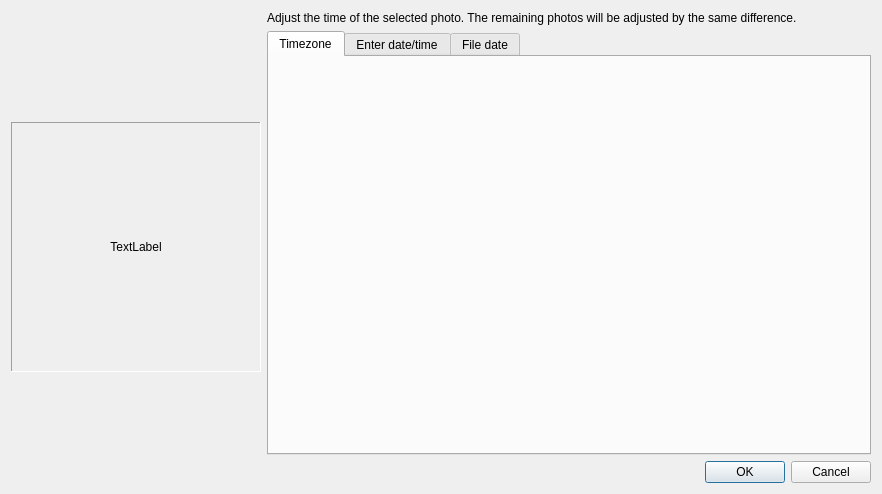
<?xml version="1.0" encoding="UTF-8"?>
<ui version="4.0">
 <class>TimeAdjustDialog</class>
 <widget class="QDialog" name="TimeAdjustDialog">
  <property name="geometry">
   <rect>
    <x>0</x>
    <y>0</y>
    <width>882</width>
    <height>494</height>
   </rect>
  </property>
  <property name="windowTitle">
   <string>Dialog</string>
  </property>
  <layout class="QHBoxLayout" name="horizontalLayout" stretch="1,0">
   <item>
    <widget class="QFrame" name="frmPhoto">
     <property name="sizePolicy">
      <sizepolicy hsizetype="Fixed" vsizetype="Fixed">
       <horstretch>0</horstretch>
       <verstretch>0</verstretch>
      </sizepolicy>
     </property>
     <property name="minimumSize">
      <size>
       <width>250</width>
       <height>250</height>
      </size>
     </property>
     <property name="frameShape">
      <enum>QFrame::Panel</enum>
     </property>
     <property name="frameShadow">
      <enum>QFrame::Sunken</enum>
     </property>
     <layout class="QVBoxLayout" name="verticalLayout_3">
      <item>
       <widget class="QLabel" name="lblPhoto">
        <property name="sizePolicy">
         <sizepolicy hsizetype="Ignored" vsizetype="Ignored">
          <horstretch>0</horstretch>
          <verstretch>0</verstretch>
         </sizepolicy>
        </property>
        <property name="text">
         <string>TextLabel</string>
        </property>
        <property name="scaledContents">
         <bool>false</bool>
        </property>
        <property name="alignment">
         <set>Qt::AlignCenter</set>
        </property>
       </widget>
      </item>
     </layout>
    </widget>
   </item>
   <item>
    <widget class="QFrame" name="frame">
     <property name="frameShape">
      <enum>QFrame::NoFrame</enum>
     </property>
     <property name="frameShadow">
      <enum>QFrame::Raised</enum>
     </property>
     <layout class="QVBoxLayout" name="verticalLayout_2">
      <property name="leftMargin">
       <number>0</number>
      </property>
      <property name="topMargin">
       <number>0</number>
      </property>
      <property name="rightMargin">
       <number>0</number>
      </property>
      <property name="bottomMargin">
       <number>0</number>
      </property>
      <item>
       <widget class="QLabel" name="label_3">
        <property name="text">
         <string>Adjust the time of the selected photo. The remaining photos will be adjusted by the same difference.</string>
        </property>
        <property name="wordWrap">
         <bool>true</bool>
        </property>
       </widget>
      </item>
      <item>
       <widget class="QTabWidget" name="tabWidget">
        <property name="currentIndex">
         <number>0</number>
        </property>
        <widget class="QWidget" name="tabTimeZone">
         <attribute name="title">
          <string>Timezone</string>
         </attribute>
         <layout class="QVBoxLayout" name="verticalLayout_4">
          <item>
           <widget class="Widgets::TimezonePicker" name="tzPicker" native="true"/>
          </item>
         </layout>
        </widget>
        <widget class="QWidget" name="tabExact">
         <attribute name="title">
          <string>Enter date/time</string>
         </attribute>
         <layout class="QVBoxLayout" name="verticalLayout">
          <item>
           <widget class="QGroupBox" name="groupBox_2">
            <property name="title">
             <string>New Time</string>
            </property>
            <layout class="QGridLayout" name="gridLayout">
             <item row="0" column="1">
              <widget class="QDateTimeEdit" name="dateTimeEdit"/>
             </item>
             <item row="1" column="0">
              <widget class="QLabel" name="label_2">
               <property name="text">
                <string>New Time:</string>
               </property>
              </widget>
             </item>
             <item row="0" column="0">
              <widget class="QLabel" name="label">
               <property name="text">
                <string>Original Time:</string>
               </property>
              </widget>
             </item>
             <item row="1" column="1">
              <widget class="QDateTimeEdit" name="dateTimeEdit_2"/>
             </item>
             <item row="2" column="0">
              <spacer name="verticalSpacer">
               <property name="orientation">
                <enum>Qt::Vertical</enum>
               </property>
               <property name="sizeHint" stdset="0">
                <size>
                 <width>20</width>
                 <height>40</height>
                </size>
               </property>
              </spacer>
             </item>
            </layout>
           </widget>
          </item>
         </layout>
        </widget>
        <widget class="QWidget" name="tabFileDate">
         <attribute name="title">
          <string>File date</string>
         </attribute>
        </widget>
       </widget>
      </item>
      <item>
       <widget class="QDialogButtonBox" name="buttonBox">
        <property name="orientation">
         <enum>Qt::Horizontal</enum>
        </property>
        <property name="standardButtons">
         <set>QDialogButtonBox::Cancel|QDialogButtonBox::Ok</set>
        </property>
       </widget>
      </item>
     </layout>
    </widget>
   </item>
  </layout>
 </widget>
 <customwidgets>
  <customwidget>
   <class>Widgets::TimezonePicker</class>
   <extends>QWidget</extends>
   <header>widgets/timezonepicker.h</header>
   <container>1</container>
  </customwidget>
 </customwidgets>
 <resources/>
 <connections>
  <connection>
   <sender>buttonBox</sender>
   <signal>accepted()</signal>
   <receiver>TimeAdjustDialog</receiver>
   <slot>accept()</slot>
   <hints>
    <hint type="sourcelabel">
     <x>248</x>
     <y>254</y>
    </hint>
    <hint type="destinationlabel">
     <x>157</x>
     <y>274</y>
    </hint>
   </hints>
  </connection>
  <connection>
   <sender>buttonBox</sender>
   <signal>rejected()</signal>
   <receiver>TimeAdjustDialog</receiver>
   <slot>reject()</slot>
   <hints>
    <hint type="sourcelabel">
     <x>316</x>
     <y>260</y>
    </hint>
    <hint type="destinationlabel">
     <x>286</x>
     <y>274</y>
    </hint>
   </hints>
  </connection>
 </connections>
</ui>
